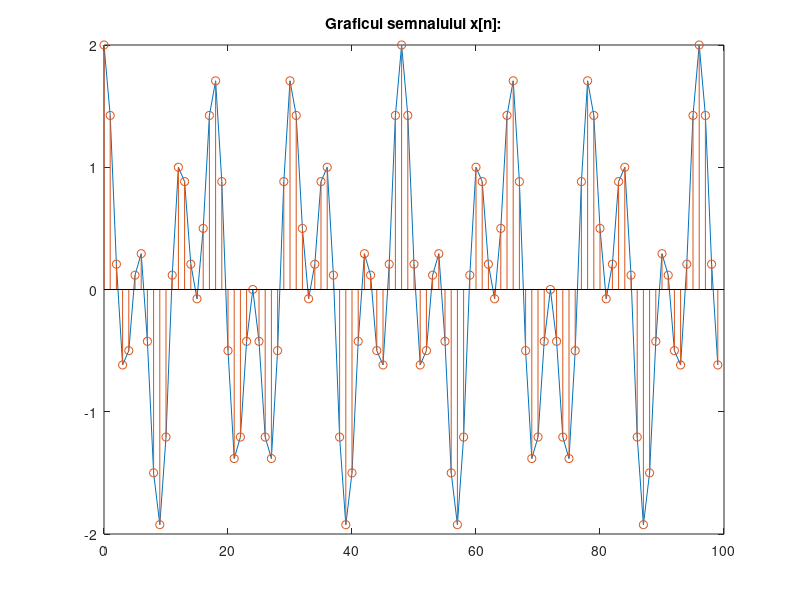
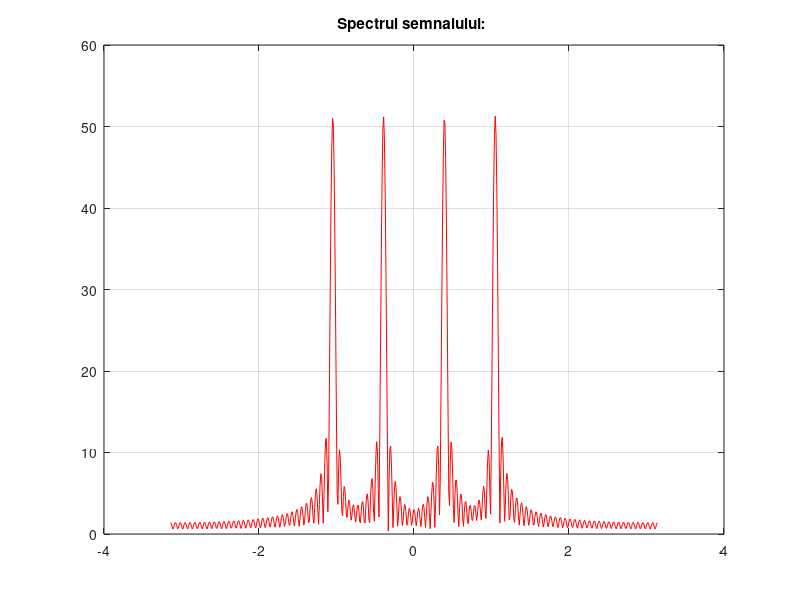

Write MATLAB code to recreate these figures, in order.
%a

N = 100;
w_1 = pi/8; 
w_2 = pi/3;

n = 0:N-1;

%scriem suma a doua sinudoide reale

x_n = cos(w_1 * n) + cos(w_2 * n);

figure;
plot(n, x_n);
hold on;
stem(n, x_n);
title('Graficul semnalului x[n]:');
hold off;

p1 = 2 * pi / w_1; %perioda semnalului cu pulsatia w_1
p2 = 2 * pi / w_2; %perioda semnalului cu pulsatia w_2

p = lcm(p1, p2); %perioda x[n] este least common multiple a perioadele p1 si p2
%pentru ca x[n] este format din suma semnalelor care au respectiv perioda
%p1 si p2
%dar se vede si prin grafic ca perioda semnalului este 48

%b

w = -pi:.01:pi; %alegem grila de frecvente

X = freqz(x_n, 1, w); %facem TF a semnalului

figure;
plot(w, abs(X), 'r');
grid on;
title('Spectrul semnalului: ');

%si acest grafic observ ca este simetric

%din exercitiul anterior am rezolvat si observat ca graficul spectrului
%semnalului sinusoidal real a fost simetric si logic pentru suma a doua
%sinusoide reale va obtinem spectrul ambele sinusoidei, tot simetric,
%formand spectrul semnalului ce reprezinta suma sinusoidei